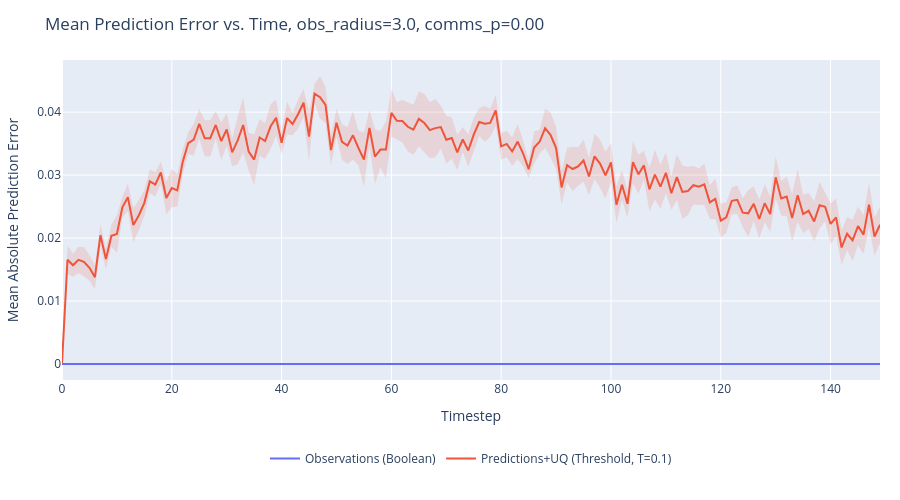

Write notebook code for a chart like this one.
### Markdown cell above
## Prediction Error vs. Time

### Code cell
import plotly.graph_objects as go
import plotly.express as px
import numpy as np

PLOT_COMMS_P = 0.0   # 0 = no fixed-rate comms; set to None to include all

series_colors = {s: c for s, c in zip(output, px.colors.qualitative.Plotly)}

for PLOT_OBS_RADIUS in obs_radii:
    fig = go.Figure()

    for series in output:
        color = series_colors.get(series, '#888888')
        all_exps = list(output[series].keys())

        # Collect experiments that contain prediction_error_mean data.
        candidate_exps = []
        for e in all_exps:
            grp = output[series][e]
            if "prediction_error_mean" not in grp:
                continue
            obs_r = grp.attrs.get("observation_radius", None)
            comms_p_val = grp.attrs.get("communication_probability", None)

            if obs_r is not None and abs(obs_r - PLOT_OBS_RADIUS) > 1e-3:
                continue
            if PLOT_COMMS_P is not None and comms_p_val is not None and abs(comms_p_val - PLOT_COMMS_P) > 1e-3:
                continue

            candidate_exps.append(e)

        if not candidate_exps:
            continue

        # Average prediction_error_mean over all selected experiments and all episodes.
        # Shape per experiment: (episodes, episode_length)
        all_timeseries = []
        for e in candidate_exps:
            data = np.array(output[series][e]["prediction_error_mean"][...])  # (episodes, T)
            all_timeseries.append(data)

        # Stack → (n_exps * episodes, T), then take mean and SEM over axis 0.
        stacked = np.concatenate(all_timeseries, axis=0)   # (N, T)
        N = stacked.shape[0]
        mean_ts = stacked.mean(axis=0)                      # (T,)
        sem_ts = stacked.std(axis=0) / np.sqrt(N)           # (T,)
        timesteps = np.arange(len(mean_ts))

        fig.add_trace(go.Scatter(
            x=timesteps,
            y=mean_ts,
            mode='lines',
            name=series,
            line=dict(color=color),
            legendgroup=series,
            hovertemplate=f"{series}<br>t=%{{x}}<br>error=%{{y:.4f}}<extra></extra>",
        ))
        # SEM shaded band
        fig.add_trace(go.Scatter(
            x=np.concatenate([timesteps, timesteps[::-1]]),
            y=np.concatenate([mean_ts + sem_ts, (mean_ts - sem_ts)[::-1]]),
            fill='toself',
            fillcolor=color,
            line=dict(color='rgba(255,255,255,0)'),
            opacity=0.15,
            legendgroup=series,
            showlegend=False,
            hoverinfo='skip',
        ))

    title_suffix = f", obs_radius={PLOT_OBS_RADIUS:.1f}"
    if PLOT_COMMS_P is not None:
        title_suffix += f", comms_p={PLOT_COMMS_P:.2f}"

    fig.update_layout(
        title=f"Mean Prediction Error vs. Time{title_suffix}",
        xaxis_title="Timestep",
        yaxis_title="Mean Absolute Prediction Error",
        height=500,
        width=900,
        hovermode='x unified',
        autosize=True,
        margin=dict(l=60, r=20, t=60, b=120),
        legend=dict(orientation='h', yanchor='top', y=-0.2, xanchor='center', x=0.5),
    )
    fig.show()

### Figure 1 — Plotly figure (JSON) as saved in the notebook; plotly's stock layout.template omitted (floating-point values rounded to 4 significant figures; data arrays with more than 128 entries replaced by an {"elided": "..."} marker saying what was removed)
{"data": [{"hovertemplate": "Observations (Boolean)<br>t=%{x}<br>error=%{y:.4f}<extra></extra>", "legendgroup": "Observations (Boolean)", "line": {"color": "#636EFA"}, "mode": "lines", "name": "Observations (Boolean)", "type": "scatter", "x": {"elided": "150 int values"}, "y": {"elided": "150 float values"}}, {"fill": "toself", "fillcolor": "#636EFA", "hoverinfo": "skip", "legendgroup": "Observations (Boolean)", "line": {"color": "rgba(255,255,255,0)"}, "opacity": 0.15, "showlegend": false, "type": "scatter", "x": {"elided": "300 int values"}, "y": {"elided": "300 float values"}}, {"hovertemplate": "Predictions+UQ (Threshold, T=0.1)<br>t=%{x}<br>error=%{y:.4f}<extra></extra>", "legendgroup": "Predictions+UQ (Threshold, T=0.1)", "line": {"color": "#EF553B"}, "mode": "lines", "name": "Predictions+UQ (Threshold, T=0.1)", "type": "scatter", "x": {"elided": "150 int values"}, "y": {"elided": "150 float values"}}, {"fill": "toself", "fillcolor": "#EF553B", "hoverinfo": "skip", "legendgroup": "Predictions+UQ (Threshold, T=0.1)", "line": {"color": "rgba(255,255,255,0)"}, "opacity": 0.15, "showlegend": false, "type": "scatter", "x": {"elided": "300 int values"}, "y": {"elided": "300 float values"}}], "layout": {"autosize": true, "height": 500, "hovermode": "x unified", "legend": {"orientation": "h", "x": 0.5, "xanchor": "center", "y": -0.2, "yanchor": "top"}, "margin": {"b": 120, "l": 60, "r": 20, "t": 60}, "title": {"text": "Mean Prediction Error vs. Time, obs_radius=3.0, comms_p=0.00"}, "width": 900, "xaxis": {"title": {"text": "Timestep"}}, "yaxis": {"title": {"text": "Mean Absolute Prediction Error"}}}}
